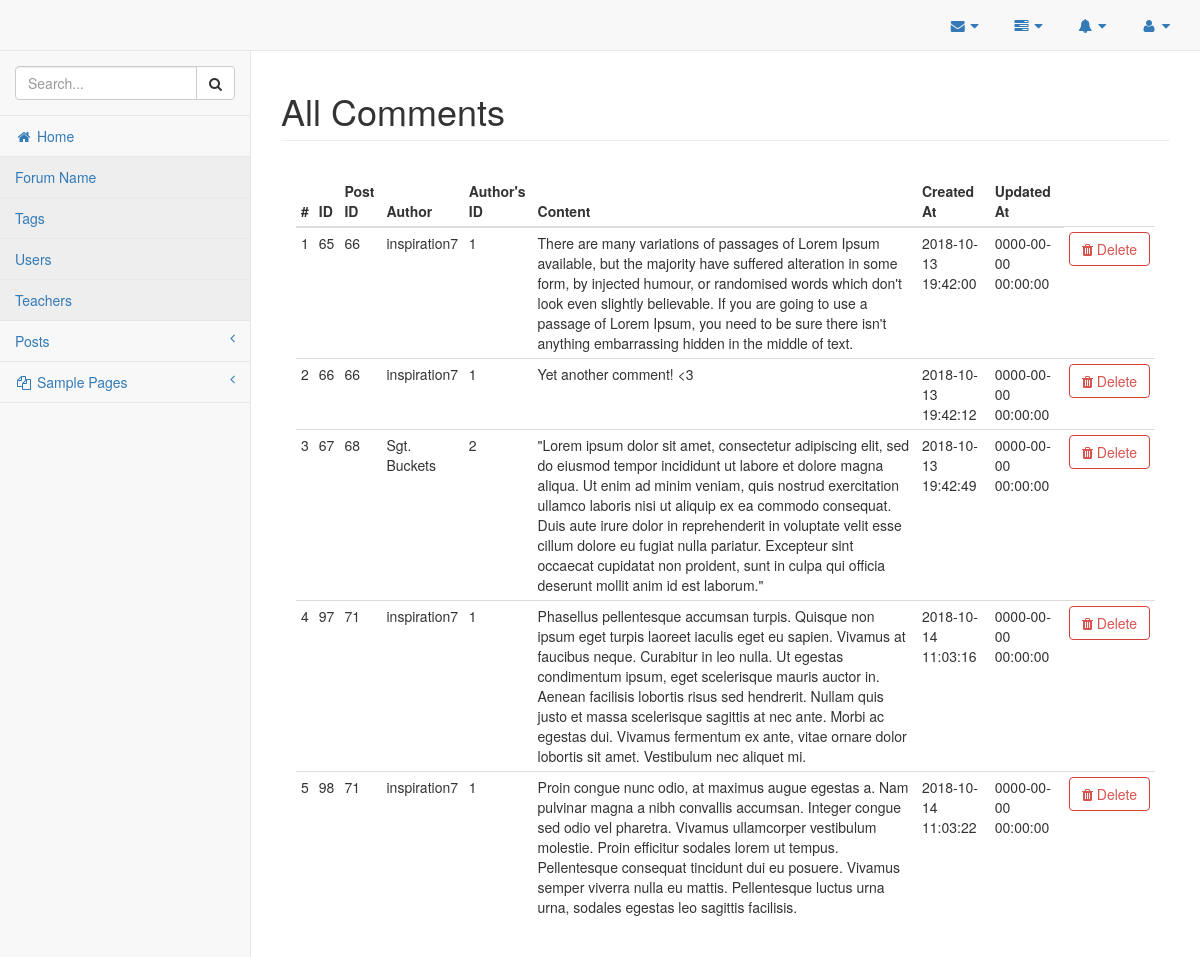
The page /admin/comments.php (signed in) on the database as committed earlier.
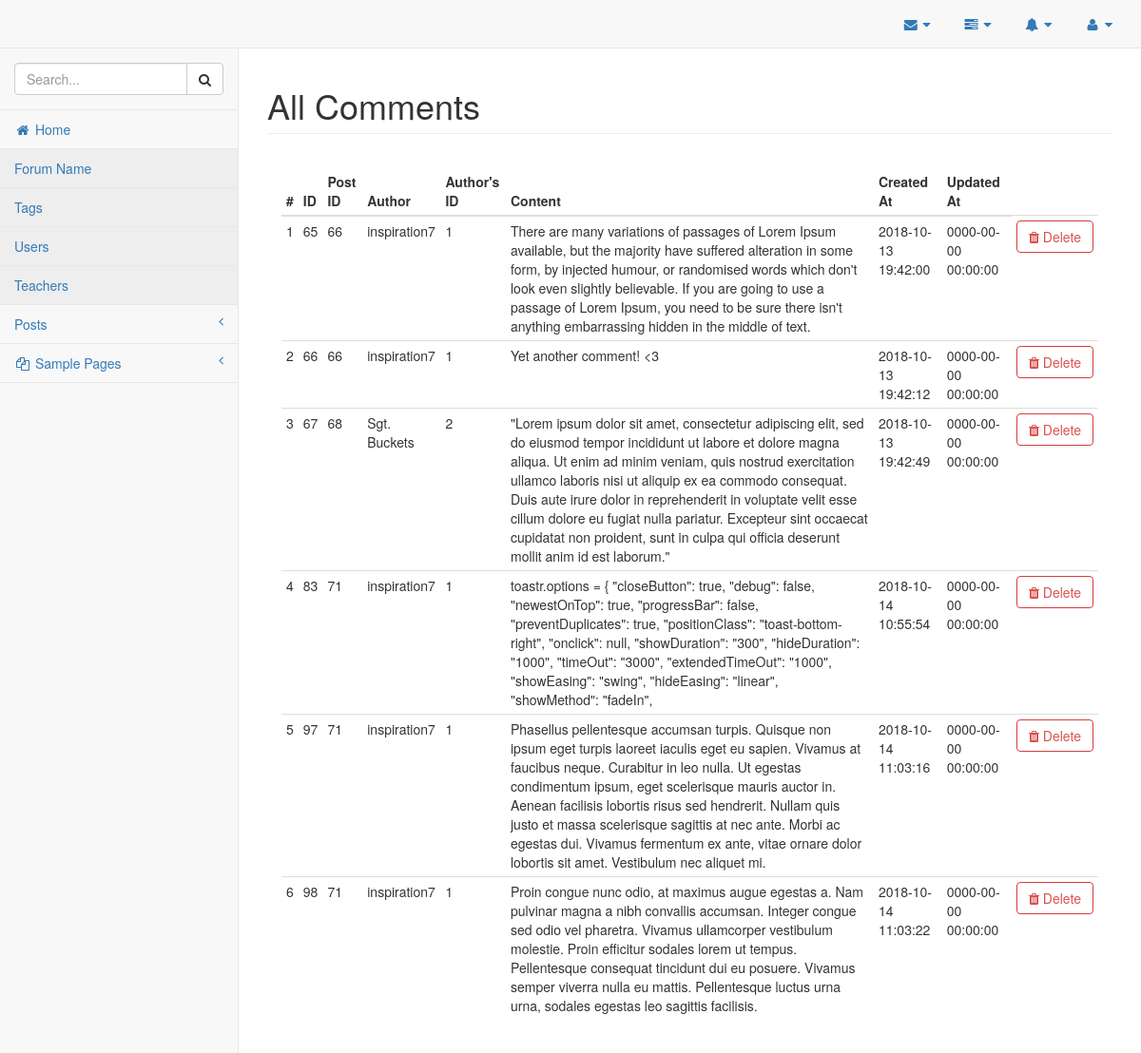
The same page on the database as committed later.
### tables this page shows
CREATE TABLE `comments` (
  `comment_id` int(11) NOT NULL,
  `comment_post_id` int(11) NOT NULL,
  `comment_author` varchar(255) NOT NULL,
  `comment_author_id` int(11) NOT NULL,
  `comment_content` text NOT NULL,
  `created_at` datetime NOT NULL,
  `updated_at` datetime NOT NULL,
  `is_deleted` bit(1) NOT NULL DEFAULT b'0',
  `deleted_by` int(11) NOT NULL
);

### classes/Database.php (called while the page is built, shortened)
<?php
    class Database {
        private $servername;
        private $username;
        private $password;
        private $database;
        private $connection;
        public function __construct(){
            $this->servername = "localhost";
            $this->username = "aniket";
            $this->password = "aniket";
            $this->database = "forumdb";
        }
        public function connectDB(){
            $this->connection = new mysqli($this->servername, $this->username, $this->password, $this->database);
        }
        public function getConnection(){
            return $this->connection;
        }
    }
    $database = new Database();
?>

### classes/Comments.php (called while the page is built, shortened)
<?php
	require_once("Database.php");
	class Comments {
		private $connection;
		public function __construct() {
			global $database;
			$this->connection = $database->getConnection();
		}
		public function getAllComments() {
			$sql = "SELECT * FROM comments WHERE is_deleted = 0";
			$result_set = $this->connection->query($sql);
			return $result_set;
		}
	}
?>

### admin/comments.php (the view, shortened to what this page needs)
<!DOCTYPE html>
<html lang="en">
    <?php
        require_once("../ui-elements/header.php");
        require_once("../classes/Comments.php");
    ?>
    <body>
        <div id="wrapper">
            <?php
                require_once("../ui-elements/navigation.php");
            ?>
            <div id="page-wrapper">
                <div class="row">
                    <div class="col-lg-12">
                        <h1 class="page-header">All Comments</h1>
                    </div>
                </div>
                <div class="panel-body">
                    <div class="table-responsive">
                        <table class="table table-hover table-condensed" id="comments-table">
                            <thead>
                                <tr>
                                    <th>#</th>
                                    <th>ID</th>
                                    <th>Post ID</th>
                                    <th>Author</th>
                                    <th>Author's ID</th>
                                    <th>Content</th>
                                    <th>Created At</th>
                                    <th>Updated At</th>
                                </tr>
                            </thead>
                            <tbody>
                                <?php
                                    $sr_no = 1;
                                    $comments = new Comments();
                                    $result_set = $comments->getAllComments();
                                    while($row = mysqli_fetch_assoc($result_set)) {
                                        extract($row);
                                ?>
                                        <tr>
                                            <td><?php echo $sr_no; ?></td>
                                            <td><?php echo $comment_id; ?></td>
                                            <td><?php echo $comment_post_id; ?></td>
                                            <td><?php echo $comment_author; ?></td>
                                            <td><?php echo $comment_author_id; ?></td>
                                            <td><?php echo $comment_content; ?></td>
                                            <td><?php echo $created_at; ?></td>
                                            <td><?php echo $updated_at; ?></td>
                                            <td><a class='btn btn-outline btn-danger' onclick="deleteCommentClicked(event, <?php echo $comment_id; ?>, this);"><span class='fa fa-trash'></span> Delete</a></td>
                                        </tr>
                                <?php
                                        $sr_no++;
                                    }
                                ?>
                            </tbody>
                        </table>
                    </div>
                </div>
            </div>

Rows that differ between the two databases and show on the page:
now on this page (row edited): comments: comment_id "83", comment_post "71", comment_author "inspiration7", comment_author "1", comment_content "toastr.options = { \"closeButton\": true, \"debug\": false, \"newestOnTop\": true, \"progressBar\": false, \"preventDuplicates\": true, \"positionClass\": \"toast-bottom-right\", \"onclick\": null, \"showDuration\": \"300\", \"hideDuration\": \"1000\", \"timeOut\": \"3000\", \"extendedTimeOut\": \"1000\", \"showEasing\": \"swing\", \"hideEasing\": \"linear\", \"showMethod\": \"fadeIn\",", created_at "2018-10-14 10:55:54", updated_at "0000-00-00 00:00:00"
